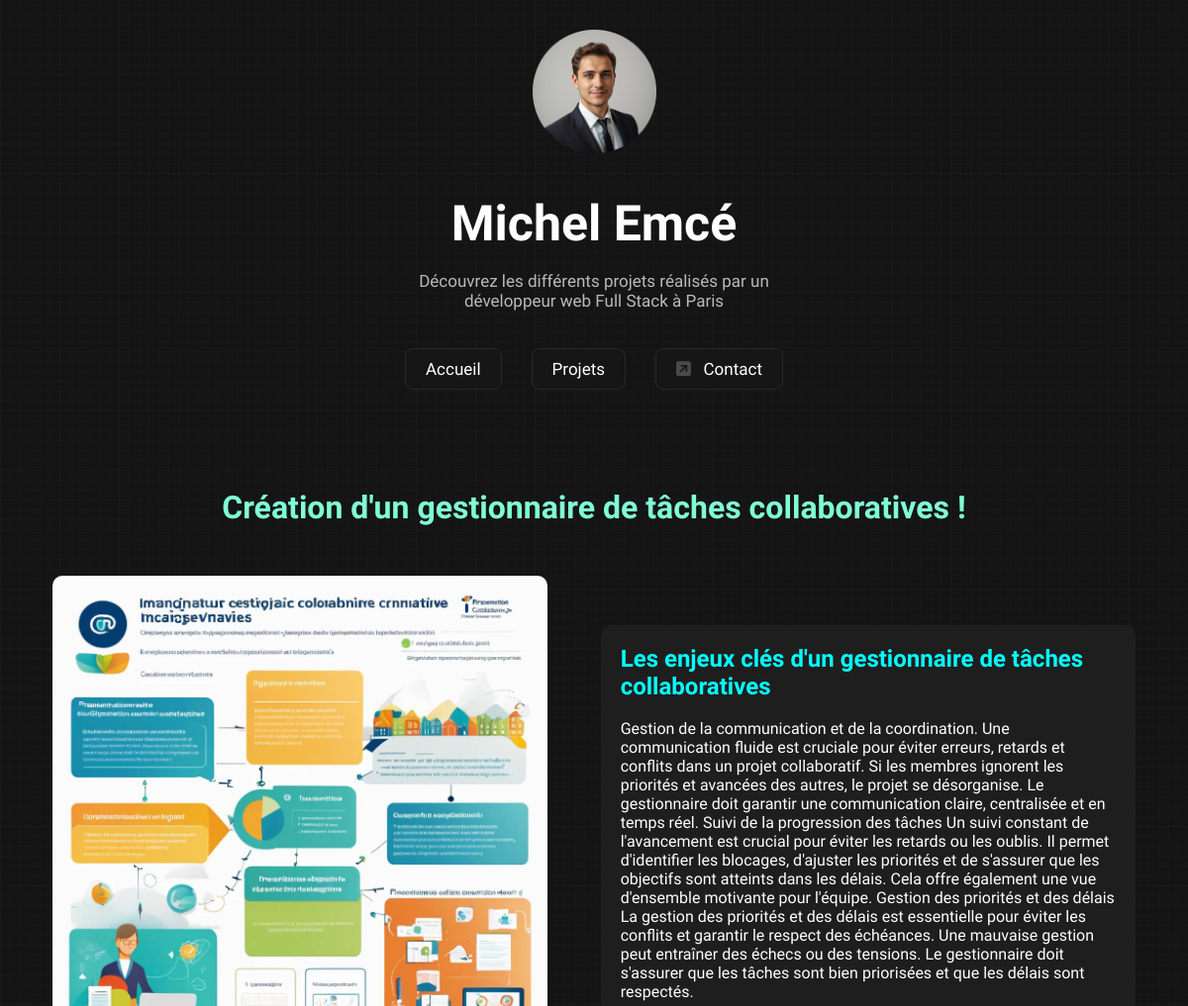
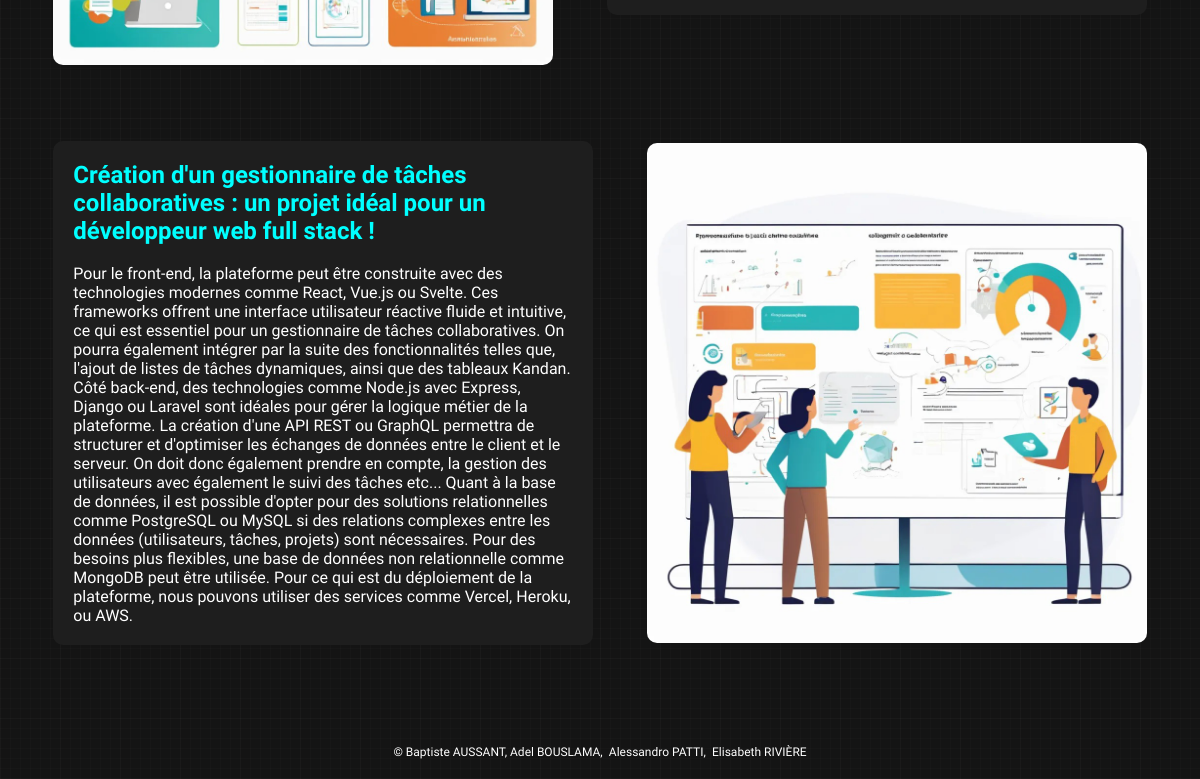
Screenshot of /projets.php?id=1 with the database file from the repository (2 pictures, top to bottom).
### tables this page shows
CREATE TABLE `projets` (
    `id` INT PRIMARY KEY AUTO_INCREMENT,
    `h1` TEXT,
    `img_1` TEXT,
    `h2_1` TEXT,
    `p_1` TEXT,
    `h2_2` TEXT,
    `p_2` TEXT,
    `img_2` TEXT
);

### variables.php (called while the page is built)
<?php
$projetsStatement = $mysqlClient->prepare('SELECT * FROM projets');
$projetsStatement->execute();
$projets = $projetsStatement->fetchAll();
?>

### fonction.php (called while the page is built, shortened)
<?php
if (isset($_GET['id'])) {
    $id = $_GET['id'];
}
?>

### projets.php (the view, shortened to what this page needs)
<?php
require_once(__DIR__ . '/databaseconnect.php');
require_once(__DIR__ . '/variables.php');
require_once(__DIR__ . '/fonction.php');
?>
<!DOCTYPE html>
<html lang="fr">
<head>
    <link rel="stylesheet" href="css/style.css">
    <link rel="stylesheet" href="css/descript-projets.css">
</head>
<body>
    <header>
        <div>
            <img src="image/photo.png" alt="tête">
            <br> <br> <br>
            <p class="name">Michel Emcé</p>
            <br>
            <p class="descript">Découvrez les différents projets réalisés par un <br> développeur web Full Stack à Paris
            </p>
        </div>
        <br><br>
        <nav>
            <a href="index.php">Accueil</a>
            <a href="index.php#projets">Projets</a>
            <a href="contact.html"><i class="fa-solid fa-square-arrow-up-right"></i>&nbsp;&nbsp;&nbsp;Contact</a>
        </nav>
    </header>
    <div class="all-content">
            <h1><?php echo $projets[$id]['h1']; ?></h1>
        <div class="content">
            <img src="<?php echo $projets[$id]['img_1']; ?>">
            <div class="text-content">
                <h2><?php echo $projets[$id]['h2_1']; ?></h2>
                <br>
                <p><?php echo $projets[$id]['p_1']; ?></p>
            </div>
        </div>
        <br><br><br><br>
        <div class="content">
            <div class="text-content">
                <h2><?php echo $projets[$id]['h2_2']; ?></h2>
                <br>
                <p><?php echo $projets[$id]['p_2']; ?></p>
            </div>
            <img src="<?php echo $projets[$id]['img_2']; ?>">
        </div>
    </div>
    <footer>
        <p class="copyright">&copy; <a href="https://www.linkedin.com/in/baptiste-aussant-7033b2259/"
                target="_blank">Baptiste AUSSANT</a>, Adel BOUSLAMA,&ensp;<a
                href="https://www.linkedin.com/in/alessandro-patti-76699632b/" target="_blank">Alessandro
                PATTI</a>,&ensp;<a href="https://www.linkedin.com/in/elisabethriviere/" target="_blank">Elisabeth
                RIVIÈRE</a></p>
    </footer>
</body>

### css/style.css (style rules this page uses)
html { font-family: "Funnel Display", sans-serif; background-image: repeating-linear-gradient(90deg, rgba(57, 56, 56, 0.09) 0px, rgba(57, 56, 56, 0.09) 1px, transparent 1px, transparent 60px), repeating-linear-gradient(0deg, rgba(57, 56, 56, 0.09) 0px, rgba(57, 56, 56, 0.09) 1px, transparent 1px, transparent 60px), repeating-linear-gradient(0deg, rgba(57, 56, 56, 0.09) 0px, rgba(57, 56, 56, 0.09) 1px, transparent 1px, transparent 10px), repeating-linear-gradient(90deg, rgba(57, 56, 56, 0.09) 0px, rgba(57, 56, 56, 0.09) 1px, transparent 1px, transparent 10px), linear-gradient(90deg, rgb(20, 20, 20), rgb(20, 20, 20)); color: white; }
header { position: relative; text-align: center; margin-top: 30px; }
header div img { width: 125px; }
header div .name { font-size: 50px; font-weight: bold; }
header div .descript { opacity: 0.7; font-size: 17px; }
header nav { display: flex; justify-content: center; }
header nav a { padding: 10px 20px; margin: 0 15px; color: white; border-radius: 8px; background-color: #161616; border-style: solid; border-width: 1.5px; border-color: #292929; cursor: pointer; font-size: 17px; font-weight: 500; }
.fa-square-arrow-up-right { color: #494949; }
.copyright { position: relative; left: 50%; transform: translate(-50%, 0); max-width: fit-content; font-size: 12px; margin-bottom: 20px; }
.copyright a { color: white; }

### css/descript-projets.css (style rules this page uses)
.all-content { display: flex; flex-direction: column; margin: 100px 0; }
.all-content h1 { text-align: center; margin-bottom: 50px; color: aquamarine; }
.content { display: flex; flex-direction: row; align-items: center; justify-content: space-evenly; }
.content img { width: 500px; border-radius: 10px; }
.text-content { background-color: #1e1e1e; border-radius: 10px; padding: 20px; width: 500px; }
.text-content h2 { color: aqua; }

### rows the page displays
projets: h1 "Création d'un gestionnaire de tâches collaboratives !", img_1 (picture), h2_1 "Les enjeux clés d'un gestionnaire de tâches collaboratives", p_1 "Gestion de la communication et de la coordination. Une communication fluide est cruciale pour éviter erreurs, retards et conflits dans un projet collaboratif. Si les membres ignorent les priorités et avancées des autres, le projet se désorganise. Le gestionnaire doit garantir une communication claire, centralisée et en temps réel. Suivi de la progression des tâches Un suivi constant de l'avancement est crucial pour éviter les retards ou les oublis. Il permet d'identifier les blocages, d'ajuster les priorités et de s'assurer que les objectifs sont atteints dans les délais. Cela offre également une vue d'ensemble motivante pour l'équipe. Gestion des priorités et des délais La gestion des…", h2_2 "Création d'un gestionnaire de tâches collaboratives : un projet idéal pour un développeur web full stack !", p_2 "Pour le front-end, la plateforme peut être construite avec des technologies modernes comme React, Vue.js ou Svelte. Ces frameworks offrent une interface utilisateur réactive fluide et intuitive, ce qui est essentiel pour un gestionnaire de tâches collaboratives. On pourra également intégrer par la suite des fonctionnalités telles que, l'ajout de listes de tâches dynamiques, ainsi que des tableaux Kandan. Côté back-end, des technologies comme Node.js avec Express, Django ou Laravel sont idéales pour gérer la logique métier de la plateforme. La création d'une API REST ou GraphQL permettra de structurer et d'optimiser les échanges de données entre le client et le serveur. On doit donc…", img_2 (picture)
